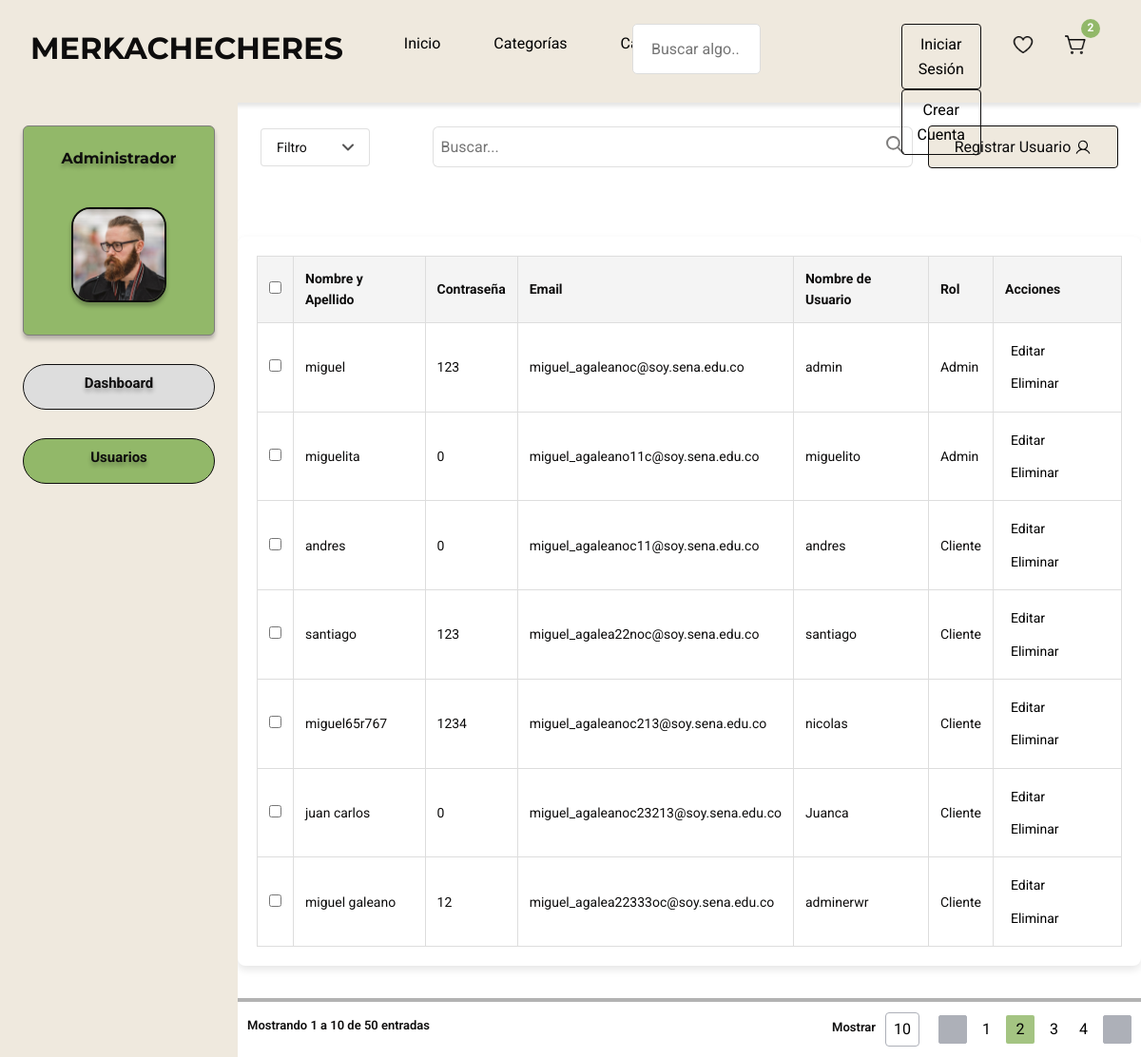
/admin_dashboard/, run on an earlier commit of the app's database.
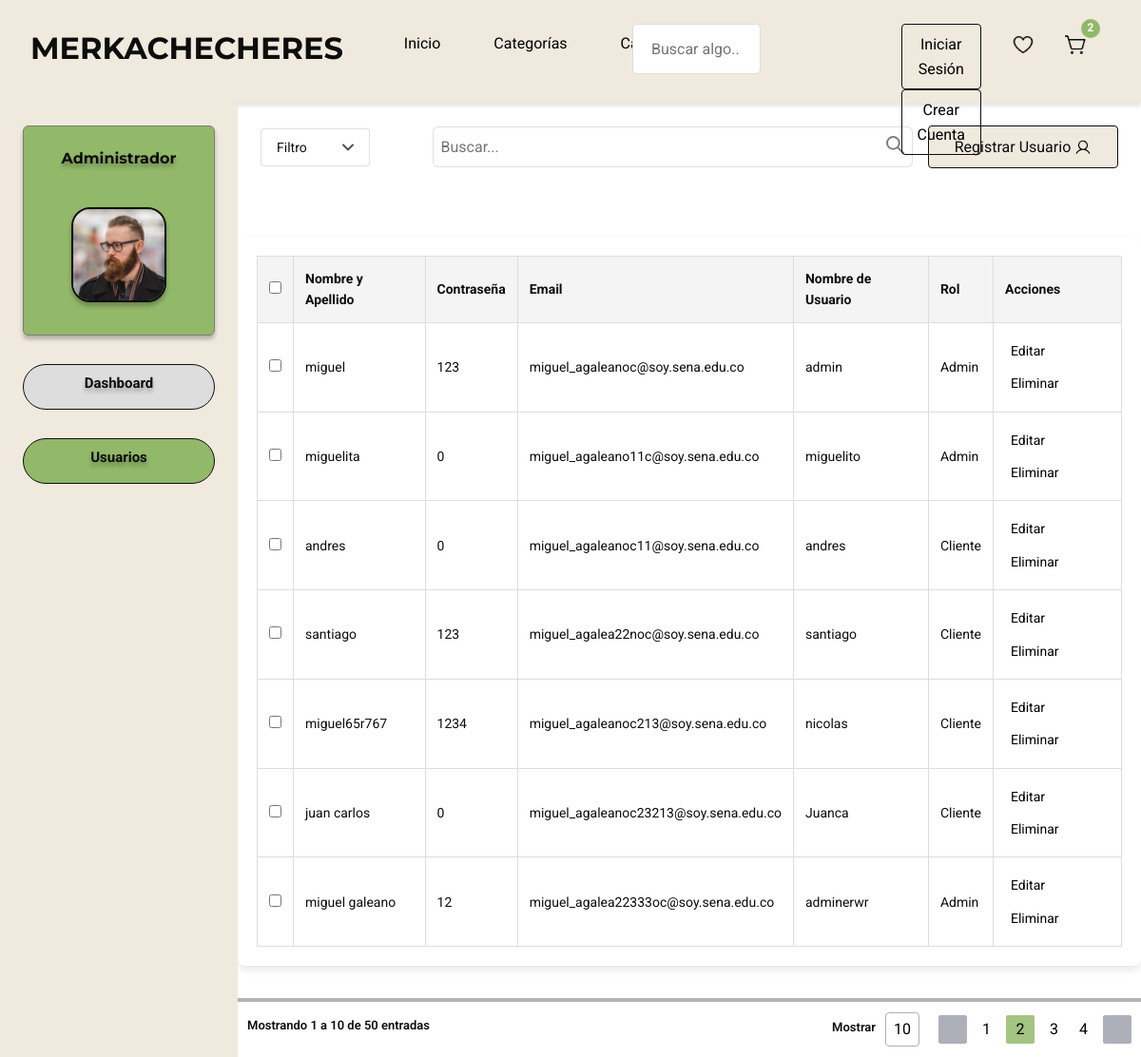
And on a later commit of the database.
### merkachecheres/models.py (models this page shows, shortened)
class Usuario(models.Model):
    full_name = models.CharField(max_length=255)
    email = models.EmailField(unique=True)
    username = models.CharField(max_length=150, unique=True)
    password = models.CharField(max_length=128)
    telefono = models.CharField(max_length=15, default="Sin teléfono")  # Valor por defecto
    departamento = models.CharField(max_length=100, default="Sin departamento")  # Valor por defecto
    direccion = models.CharField(max_length=255, default="Sin dirección")  # Valor por defecto
    municipio = models.CharField(max_length=100, default="Sin municipio")  # Valor por defecto
    ciudad = models.CharField(max_length=100, default="Sin ciudad")  # Valor por defecto
    ROLES = (
        (1, "Admin"),
        (2, "Cliente"),
        (3, "Vendedor")
    )
    rol = models.IntegerField(choices=ROLES, default=2)

### merkachecheres/views.py (the view)
# urls.py: path('admin_dashboard/', views.admin_dashboard, name='admin_dashboard'),
def admin_dashboard(request):
    usuarios = Usuario.objects.all()
    return render(request, 'admin.html', {'usuarios': usuarios})

### merkachecheres/templates/admin.html (shortened to what the changed rows need)
{% load static %}
<!DOCTYPE html>
<html lang="en">
<head>
    <link rel="stylesheet" href="{% static 'css/bootstrap.min.css' %}" />
    <link rel="stylesheet" href="{% static 'css/styleAdmin.css' %}">
    <link rel="stylesheet" href="{% static 'css/styleguide.css' %}">
</head>
<body>
    <main class="mainGeneralContainer">
        <aside class="asideAdmin">
            <div class="adminContainer">
                <div class="adminTittleContainer">
                    <h2 id="titleAdmin">Administrador</h2>
                </div>
            </div>
        </aside>
            <div class="DIVCOSAS">
                <div class="mainContentWrapper">
            <section class="detailsSection">
                <div class="table-container">
                    <table>
                        <thead>
                            <tr>
                            <th><input type="checkbox"></th>
                            <th>Nombre y Apellido</th>
                            <th>Contraseña</th>
                            <th>Email</th>
                            <th>Nombre de Usuario</th>
                            <th>Rol</th>
                            <th>Acciones</th>
                            </tr>
                        </thead>
                        <tbody>
                            {% for usuario in usuarios %}
                            <tr>
                                <td><input type="checkbox"></td>
                                <td>{{ usuario.full_name }}</td>
                                <td>{{ usuario.password }}</td>
                                <td>{{ usuario.email }}</td>
                                <td>{{ usuario.username }}</td>
                                <td>{{ usuario.get_rol_display }}</td>
                                <td>
                                    <button class="buttons">Editar</button>
                                    <button class="buttons">Eliminar</button>
                                </td>
                            </tr>
                            {% endfor %}
                        </tbody>
                    </table>
                </div>
                <div class="resultsContainer">
                    <div class="mostrarContainer">
                        <h2 id="mostarText">Mostrando 1 a 10 de 50 entradas</h2>
                    </div>
                </div>
            </section>
        </div>
    </main>
</body>
</html>

What changed in the data, as far as the page shows it:
changed Usuario "miguel galeano": rol "Cliente" → "Admin"
